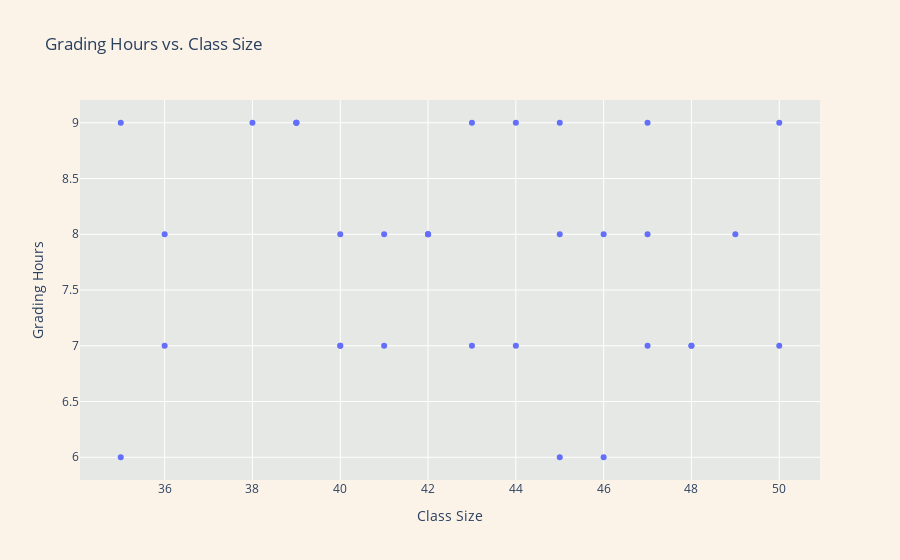

Here is the notebook cell this chart was saved with:
### Code cell
fig3 = px.scatter(df[df['Task'] == 'grading'], x='Class_Size', y='Hours_Spent', 
                  title='Grading Hours vs. Class Size',
                  labels={'Class_Size': 'Class Size', 'Hours_Spent': 'Grading Hours'})
fig3.update_layout(
    plot_bgcolor='rgba(179, 208, 219, 0.3)',  # Lightish teal-lavender blend
    paper_bgcolor='rgba(241, 216, 179, 0.3)'  # Lightish golden-lavender blend
)
fig3.show()
fig3.write_html('grading_vs_class_size.html')

### Figure 1 — Plotly figure (JSON) as saved in the notebook; plotly's stock layout.template omitted (floating-point values rounded to 4 significant figures)
{"data": [{"hovertemplate": "Class Size=%{x}<br>Grading Hours=%{y}<extra></extra>", "legendgroup": "", "marker": {"color": "#636efa", "symbol": "circle"}, "mode": "markers", "name": "", "orientation": "v", "showlegend": false, "type": "scatter", "x": [45, 40, 50, 35, 42, 48, 39, 46, 41, 44, 47, 36, 43, 38, 49, 40, 45, 42, 47, 39, 45, 40, 50, 35, 42, 48, 39, 46, 41, 44, 47, 36, 43], "xaxis": "x", "y": [8, 7, 9, 6, 8, 7, 9, 6, 8, 7, 9, 8, 7, 9, 8, 7, 9, 8, 7, 9, 6, 8, 7, 9, 8, 7, 9, 8, 7, 9, 8, 7, 9], "yaxis": "y"}], "layout": {"legend": {"tracegroupgap": 0}, "paper_bgcolor": "rgba(241, 216, 179, 0.3)", "plot_bgcolor": "rgba(179, 208, 219, 0.3)", "title": {"text": "Grading Hours vs. Class Size"}, "xaxis": {"anchor": "y", "domain": [0, 1], "title": {"text": "Class Size"}}, "yaxis": {"anchor": "x", "domain": [0, 1], "title": {"text": "Grading Hours"}}}}
